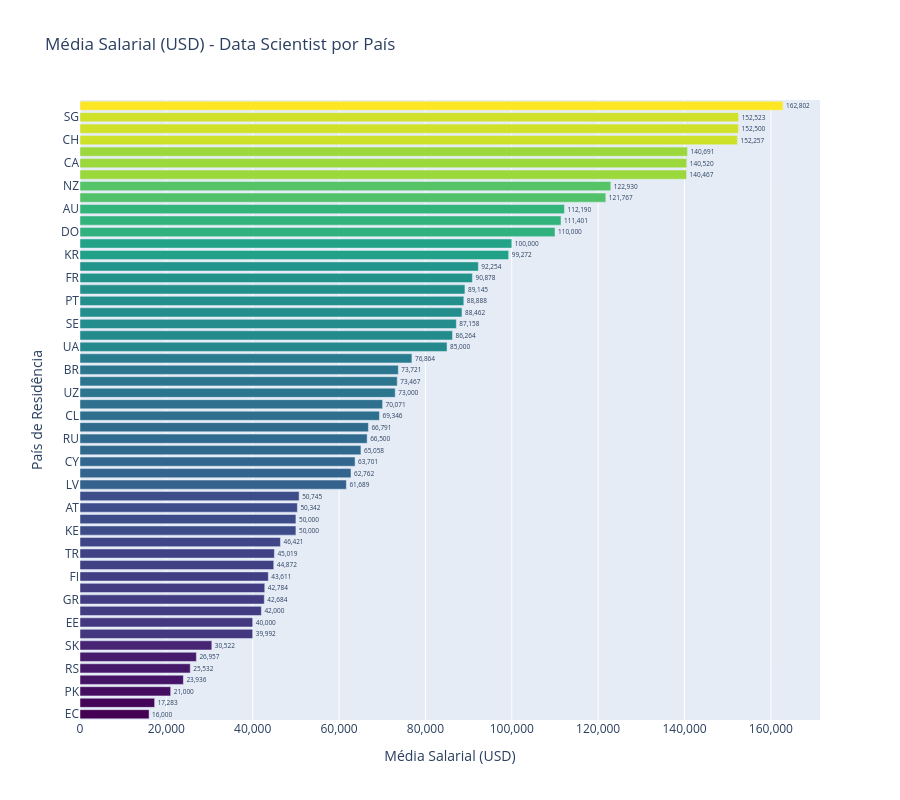

Notebook code for this chart:
### Code cell
# Filtrar apenas Data Scientist
df_ds = df_limpo[df_limpo['cargo'] == 'Data Scientist']

# Calcular média salarial por país
media_salario = (
    df_ds.groupby('residencia')['usd']
    .mean()
    .reset_index()
    .sort_values(by='usd', ascending=True)  # ordena crescente para horizontal
)

# Criar gráfico de barras horizontais
fig = px.bar(
    media_salario,
    x='usd',
    y='residencia',
    orientation='h',
    title='Média Salarial (USD) - Data Scientist por País',
    labels={'usd': 'Média Salarial Anual (USD)', 'residencia': 'País de Residência'},
    text='usd',
    color='usd',
    color_continuous_scale='Viridis'
)

# Ajustar layout
fig.update_traces(texttemplate='%{text:,.0f}', textposition='outside')
fig.update_layout(
    yaxis=dict(categoryorder='total ascending'),  # ordena do menor para maior
    xaxis=dict(title='Média Salarial (USD)', tickformat=','),
    coloraxis_showscale=False,
    height=800  # altura maior para comportar todos os países
)

fig.show()

### Figure 1 — Plotly figure (JSON) as saved in the notebook; plotly's stock layout.template omitted (floating-point values rounded to 4 significant figures)
{"data": [{"hovertemplate": "Média Salarial Anual (USD)=%{marker.color}<br>País de Residência=%{y}<extra></extra>", "legendgroup": "", "marker": {"color": [16000.0, 17280.0, 21000.0, 23940.0, 25530.0, 26960.0, 30520.0, 39990.0, 40000.0, 42000.0, 42680.0, 42780.0, 43610.0, 44870.0, 45020.0, 46420.0, 50000.0, 50000.0, 50340.0, 50740.0, 61690.0, 62760.0, 63700.0, 65060.0, 66500.0, 66790.0, 69350.0, 70070.0, 73000.0, 73470.0, 73720.0, 76860.0, 85000.0, 86260.0, 87160.0, 88460.0, 88890.0, 89150.0, 90880.0, 92250.0, 99270.0, 100000.0, 110000.0, 111400.0, 112200.0, 121800.0, 122900.0, 140500.0, 140500.0, 140700.0, 152300.0, 152500.0, 152500.0, 162800.0], "coloraxis": "coloraxis", "pattern": {"shape": ""}}, "name": "", "orientation": "h", "showlegend": false, "text": [16000.0, 17280.0, 21000.0, 23940.0, 25530.0, 26960.0, 30520.0, 39990.0, 40000.0, 42000.0, 42680.0, 42780.0, 43610.0, 44870.0, 45020.0, 46420.0, 50000.0, 50000.0, 50340.0, 50740.0, 61690.0, 62760.0, 63700.0, 65060.0, 66500.0, 66790.0, 69350.0, 70070.0, 73000.0, 73470.0, 73720.0, 76860.0, 85000.0, 86260.0, 87160.0, 88460.0, 88890.0, 89150.0, 90880.0, 92250.0, 99270.0, 100000.0, 110000.0, 111400.0, 112200.0, 121800.0, 122900.0, 140500.0, 140500.0, 140700.0, 152300.0, 152500.0, 152500.0, 162800.0], "textposition": "outside", "texttemplate": "%{text:,.0f}", "type": "bar", "x": [16000.0, 17280.0, 21000.0, 23940.0, 25530.0, 26960.0, 30520.0, 39990.0, 40000.0, 42000.0, 42680.0, 42780.0, 43610.0, 44870.0, 45020.0, 46420.0, 50000.0, 50000.0, 50340.0, 50740.0, 61690.0, 62760.0, 63700.0, 65060.0, 66500.0, 66790.0, 69350.0, 70070.0, 73000.0, 73470.0, 73720.0, 76860.0, 85000.0, 86260.0, 87160.0, 88460.0, 88890.0, 89150.0, 90880.0, 92250.0, 99270.0, 100000.0, 110000.0, 111400.0, 112200.0, 121800.0, 122900.0, 140500.0, 140500.0, 140700.0, 152300.0, 152500.0, 152500.0, 162800.0], "xaxis": "x", "y": ["EC", "TW", "PK", "HU", "RS", "TH", "SK", "RO", "EE", "AR", "GR", "IN", "FI", "ZA", "TR", "ES", "KE", "NG", "AT", "AD", "LV", "LT", "CY", "HK", "RU", "BE", "CL", "NL", "UZ", "PL", "BR", "PH", "UA", "GB", "SE", "NO", "PT", "IE", "FR", "DE", "KR", "DZ", "DO", "IT", "AU", "JP", "NZ", "MX", "CA", "EG", "CH", "BG", "SG", "US"], "yaxis": "y"}], "layout": {"barmode": "relative", "coloraxis": {"colorbar": {"title": {"text": "Média Salarial Anual (USD)"}}, "colorscale": [[0, "#440154"], [0.1111, "#482878"], [0.2222, "#3e4989"], [0.3333, "#31688e"], [0.4444, "#26828e"], [0.5556, "#1f9e89"], [0.6667, "#35b779"], [0.7778, "#6ece58"], [0.8889, "#b5de2b"], [1, "#fde725"]], "showscale": false}, "height": 800, "legend": {"tracegroupgap": 0}, "title": {"text": "Média Salarial (USD) - Data Scientist por País"}, "xaxis": {"anchor": "y", "domain": [0, 1], "tickformat": ",", "title": {"text": "Média Salarial (USD)"}}, "yaxis": {"anchor": "x", "categoryorder": "total ascending", "domain": [0, 1], "title": {"text": "País de Residência"}}}}
